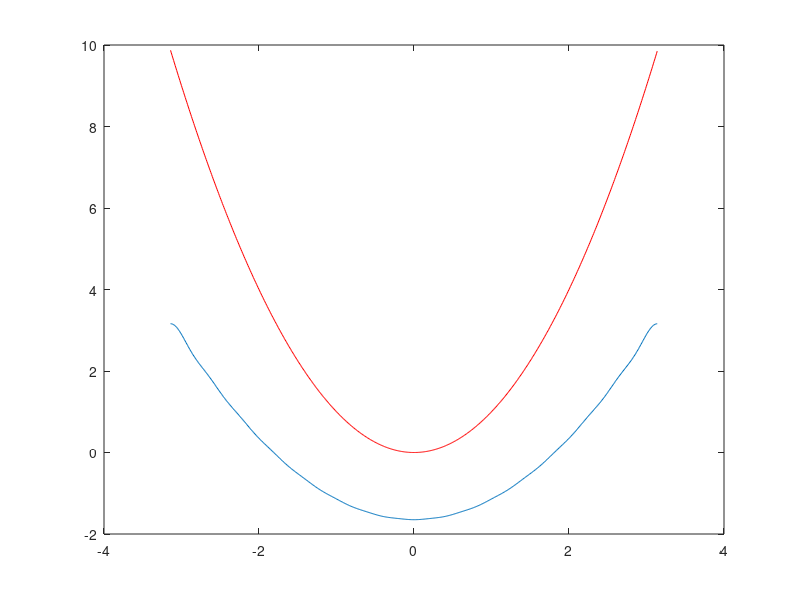

MATLAB code to generate this figure:
clear all ; close all; clc
A=1; T=2*pi; 

t = -pi:1e-2:pi;

n=15;
sf=0;

f= t.^2;
plot(t, f, 'r'), hold 'on'

for k=0:n
  if k == 0
    continue
  endif
  cn = 2*(-1)^(k)/k^2;
  sf = sf + cn*(e.^(i*k*t));
end

plot(t,sf)